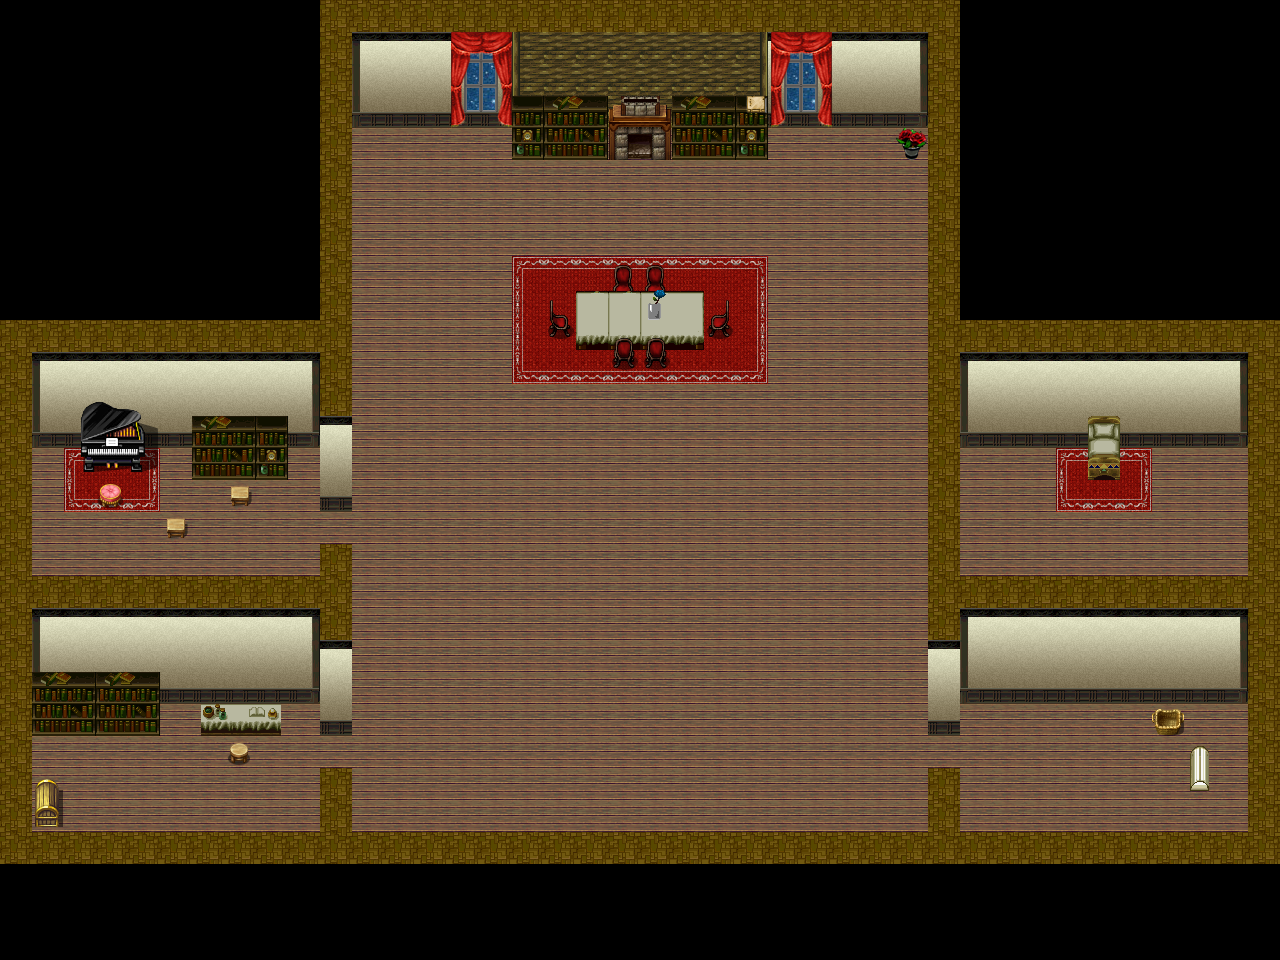

This is a level from a 2D game, rendered from its Tiled map with the project's own tilesets. A one-line summary and the map file follow, with tile-layer data summarised:
An orthogonal 40x30 tile map with 32x32 px tiles, 9 tile layers (floor_walk, walls, carpet, window, ...), 2 hidden layers not drawn, 2 tilesets.

<map version="1.0" orientation="orthogonal" width="40" height="30" tilewidth="32" tileheight="32">
 <tileset firstgid="1" name="castle_001" tilewidth="32" tileheight="32">
  <image source="castle_001.png" width="768" height="1600" />
  <tile id="506">
   <properties>
    <property name="candle" value="11" />
   </properties>
  </tile>
  <tile id="507">
   <properties>
    <property name="candle" value="11" />
   </properties>
  </tile>
  <tile id="508">
   <properties>
    <property name="candle" value="11" />
   </properties>
  </tile>
  <tile id="602">
   <properties>
    <property name="candle" value="11" />
   </properties>
  </tile>
  <tile id="603">
   <properties>
    <property name="candle" value="11" />
   </properties>
  </tile>
  <tile id="604">
   <properties>
    <property name="candle" value="11" />
   </properties>
  </tile>
  <tile id="624">
   <properties>
    <property name="allow_movement" value="1" />
   </properties>
  </tile>
  <tile id="625">
   <properties>
    <property name="allow_movement" value="1" />
   </properties>
  </tile>
  <tile id="626">
   <properties>
    <property name="allow_movement" value="1" />
   </properties>
  </tile>
  <tile id="650">
   <properties>
    <property name="allow_movement" value="1" />
   </properties>
  </tile>
  <tile id="696">
   <properties>
    <property name="thorn" value="3" />
   </properties>
  </tile>
  <tile id="798">
   <properties>
    <property name="item_position" value="2" />
   </properties>
  </tile>
 </tileset>
 <tileset firstgid="1201" name="apartment-tilesets" tilewidth="32" tileheight="32">
  <image source="apartment-tilesets.png" width="320" height="960" />
  <tile id="27">
   <properties>
    <property name="info" value="瓶里没水了" />
    <property name="itemID" value="2" />
   </properties>
  </tile>
  <tile id="195">
   <properties>
    <property name="info" value="《追忆逝水年华》" />
    <property name="itemID" value="1" />
   </properties>
  </tile>
 </tileset>
 <layer name="floor_walk" width="40" height="30">
  <data>[1200 cells, 676 non-empty, 2 distinct tile ids]</data>
 </layer>
 <layer name="walls" width="40" height="30">
  <data>[1200 cells, 225 non-empty, 16 distinct tile ids]</data>
 </layer>
 <layer name="carpet" width="40" height="30">
  <data>[1200 cells, 44 non-empty, 9 distinct tile ids]</data>
 </layer>
 <layer name="window" width="40" height="30">
  <data>[1200 cells, 14 non-empty, 7 distinct tile ids]</data>
 </layer>
 <layer name="furniture_below" width="40" height="30">
  <data>[1200 cells, 10 non-empty, 6 distinct tile ids]</data>
 </layer>
 <layer name="furniture_main" width="40" height="30">
  <data>[1200 cells, 71 non-empty, 41 distinct tile ids]</data>
 </layer>
 <layer name="furniture_above" width="40" height="30">
  <data>[1200 cells, 6 non-empty, 4 distinct tile ids]</data>
 </layer>
 <layer name="item" width="40" height="30">
  <data>[1200 cells, 2 non-empty, 2 distinct tile ids]</data>
 </layer>
 <layer name="ceiling" width="40" height="30">
  <data>[1200 cells, 166 non-empty, 1 distinct tile ids]</data>
 </layer>
 <layer name="r4_unlock" width="40" height="30" visible="0">
  <data>[1200 cells, 5 non-empty, 4 distinct tile ids]</data>
 </layer>
 <layer name="U007_magic_portal" width="40" height="30" visible="0">
  <data>[1200 cells, 8 non-empty, 8 distinct tile ids]</data>
 </layer>
</map>
